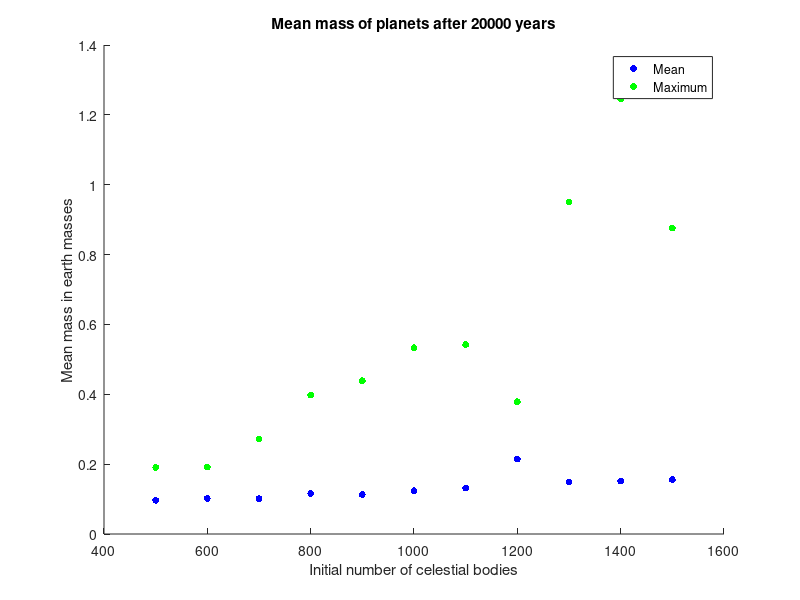
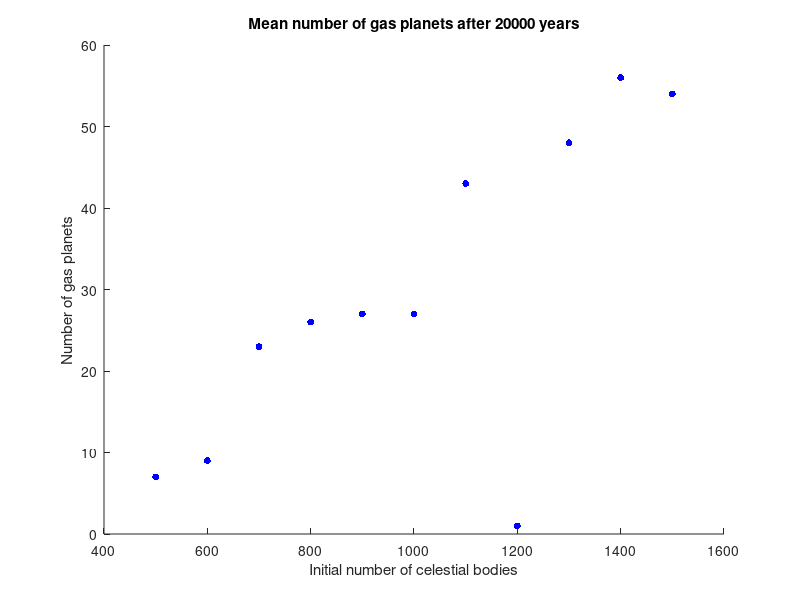

MATLAB code for these plots, in order:
clear all;
load('EINDM500.mat');
EINDM500 = sum(EINDM,2);
EINDSM500 = EINDM(:,1);
EINDGM500 = EINDM(:,2);
clear EINDM;
load('EINDM600.mat');
EINDM600 = sum(EINDM,2);
EINDSM600 = EINDM(:,1);
EINDGM600 = EINDM(:,2);
clear EINDM;
load('EINDM700.mat');
EINDM700 = sum(EINDM,2);
EINDSM700 = EINDM(:,1);
EINDGM700 = EINDM(:,2);
clear EINDM;
load('EINDM800.mat');
EINDM800 = sum(EINDM,2);
EINDSM800 = EINDM(:,1);
EINDGM800 = EINDM(:,2);
clear EINDM;
load('EINDM900.mat');
EINDM900 = sum(EINDM,2);
EINDSM900 = EINDM(:,1);
EINDGM900 = EINDM(:,2);
clear EINDM;
load('EINDM1000.mat');
EINDM1000 = sum(EINDM,2);
EINDSM1000 = EINDM(:,1);
EINDGM1000 = EINDM(:,2);
clear EINDM;
load('EINDM1100.mat');
EINDM1100 = sum(EINDM,2);
EINDSM1100 = EINDM(:,1);
EINDGM1100 = EINDM(:,2);
clear EINDM;
load('EINDM1200.mat');
EINDM1200 = sum(EINDM,2);
EINDSM1200 = EINDM(:,1);
EINDGM1200 = EINDM(:,2);
clear EINDM;
load('EINDM1300.mat');
EINDM1300 = sum(EINDM,2);
EINDSM1300 = EINDM(:,1);
EINDGM1300 = EINDM(:,2);
clear EINDM;
load('EINDM1400.mat');
EINDM1400 = sum(EINDM,2);
EINDSM1400 = EINDM(:,1);
EINDGM1400 = EINDM(:,2);
clear EINDM;
load('EINDM1500.mat');
EINDM1500 = sum(EINDM,2);
EINDSM1500 = EINDM(:,1);
EINDGM1500 = EINDM(:,2);
clear EINDM;

M500 = EINDM500(EINDM500 > 0.06,1); %tot massa planeten 
GM500 = EINDGM500(EINDM500 > 0.06,1); %gasmassa planeten
NGP(1) = sum(GM500./M500 > 0.1); %aantal planeten met minstens 0.1 gas
MP(1) = mean(M500); %gemiddelde massa planeten
MAXP(1) = max(M500); %max massa planeten
M600 = EINDM600(EINDM600 > 0.06,1); 
GM600 = EINDGM600(EINDM600 > 0.06,1); 
NGP(2) = sum(GM600./M600 > 0.1); 
MP(2) = mean(M600); 
MAXP(2) = max(M600);
M700 = EINDM700(EINDM700 > 0.06,1); 
GM700 = EINDGM700(EINDM700 > 0.06,1); 
NGP(3) = sum(GM700./M700 > 0.1); 
MP(3) = mean(M700); 
MAXP(3) = max(M700); 
M800 = EINDM800(EINDM800 > 0.06,1); 
GM800 = EINDGM800(EINDM800 > 0.06,1); 
NGP(4) = sum(GM800./M800 > 0.1); 
MP(4) = mean(M800); 
MAXP(4) = max(M800); 
M900 = EINDM900(EINDM900 > 0.06,1); 
GM900 = EINDGM900(EINDM900 > 0.06,1); 
NGP(5) = sum(GM900./M900 > 0.1); 
MP(5) = mean(M900); 
MAXP(5) = max(M900); 
M1000 = EINDM1000(EINDM1000 > 0.06,1); 
GM1000 = EINDGM1000(EINDM1000 > 0.06,1); 
NGP(6) = sum(GM1000./M1000 > 0.1); 
MP(6) = mean(M1000); 
MAXP(6) = max(M1000); 
M1100 = EINDM1100(EINDM1100 > 0.06,1); 
GM1100 = EINDGM1100(EINDM1100 > 0.06,1); 
NGP(7) = sum(GM1100./M1100 > 0.1); 
MP(7) = mean(M1100); 
MAXP(7) = max(M1100); 
M1200 = EINDM1200(EINDM1200 > 0.06,1); 
GM1200 = EINDGM1200(EINDM1200 > 0.06,1); 
NGP(8) = sum(GM1200./M1200 > 0.1); 
MP(8) = mean(M1200); 
MAXP(8) = max(M1200); 
M1300 = EINDM1300(EINDM1300 > 0.06,1); 
GM1300 = EINDGM1300(EINDM1300 > 0.06,1); 
NGP(9) = sum(GM1300./M1300 > 0.1); 
MP(9) = mean(M1300); 
MAXP(9) = max(M1300); 
M1400 = EINDM1400(EINDM1400 > 0.06,1); 
GM1400 = EINDGM1400(EINDM1400 > 0.06,1); 
NGP(10) = sum(GM1400./M1400 > 0.1); 
MP(10) = mean(M1400); 
MAXP(10) = max(M1400); 
M1500 = EINDM1500(EINDM1500 > 0.06,1); 
GM1500 = EINDGM1500(EINDM1500 > 0.06,1); 
NGP(11) = sum(GM1500./M1500 > 0.1); 
MP(11) = mean(M1500); 
MAXP(11) = max(M1500); 

figure;
scatter(500:100:1500,MP,25,[0,0,1],'o','filled');
hold on;
scatter(500:100:1500,MAXP,25,[0,1,0],'o','filled');
title('Mean mass of planets after 20000 years');
xlabel('Initial number of celestial bodies');
ylabel('Mean mass in earth masses');
legend('Mean','Maximum');

figure;
scatter(500:100:1500,NGP,25,[0,0,1],'o','filled');
title('Mean number of gas planets after 20000 years');
xlabel('Initial number of celestial bodies');
ylabel('Number of gas planets');
